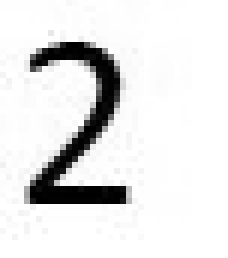
#> input picture assets/test3.JPG, 38 x 43 px, found by its file name (shown 6 times larger); its folder holds 5 pictures in this run
$ python main.py
#> lines starting #> are read from the running program, lines starting #| are printed output that depends on the picture; after the words box and inside, x2 and y2 are one past the last pixel; in counts of white or black regions, pixels touching at a corner belong together
### image.py
import numpy
import skimage.transform
from skimage import io
import matplotlib.pyplot as plt
import numpy as np

class Image:
    def __init__(self):
        """Initialisation d'une image composee d'un tableau numpy 2D vide
        (pixels) et de 2 dimensions (H = height et W = width) mises a 0
        """
        self.pixels = None
        self.H = 0
        self.W = 0


    def set_pixels(self, tab_pixels):
        """ Remplissage du tableau pixels de l'image self avec un tableau 2D (tab_pixels)
        et affectation des dimensions de l'image self avec les dimensions
        du tableau 2D (tab_pixels)
        """
        self.pixels = tab_pixels
        self.H, self.W = self.pixels.shape


    def load(self, file_name):
        """ Lecture d'un image a partir d'un fichier de nom "file_name"""
#> called with file_name = '../assets/test3.JPG'
        self.pixels = io.imread(file_name)
#> self.pixels is the input picture: shape (43, 38); min 0, max 255, mean 228.1
        self.H,self.W = self.pixels.shape
#> self.H = 43; self.W = 38
        print("lecture image : " + file_name + " (" + str(self.H) + "x" + str(self.W) + ")")
#| lecture image : ../assets/test3.JPG (43x38)


    def display(self, window_name):
        """Affichage a l'ecran d'une image"""
        fig = plt.figure(window_name)
        if (not (self.pixels is None)):
            io.imshow(self.pixels)
            io.show()
        else:
            print("L'image est vide. Rien à afficher")


    #==============================================================================
    # Methode de binarisation
    # 2 parametres :
    #   self : l'image a binariser
    #   S : le seuil de binarisation
    #   on retourne une nouvelle image binarisee
    #==============================================================================
    def binarisation(self, S):
#> called with S = 70
        tobin_array = np.copy(self.pixels) # on créée une copie du tableau de pixels

        mask = tobin_array < S  # on créée un masque identifiant les pixels inférieurs au seuil
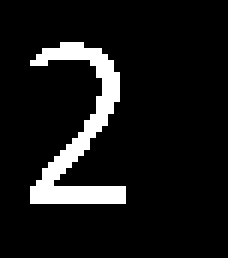
#> mask: shape (43, 38) bool (shown 6 times larger); 9.1% white in thin lines or dots, all inside (x1, y1, x2, y2) = (5, 7, 21, 34)
        np.putmask(tobin_array, mask, 0)  # on l'applique
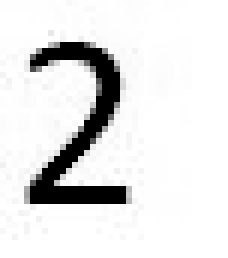
#> tobin_array: shape (43, 38) (shown 6 times larger); 8.51% of pixels changed, all inside (x1, y1, x2, y2) = (5, 7, 21, 34)
        mask = tobin_array >= S # même chose pour les pixels supérieurs ou égaux
        np.putmask(tobin_array, mask, 255)

        result = Image()
        result.set_pixels(tobin_array)
        return result


    #==============================================================================
    # Dans une image binaire contenant une forme noire sur un fond blanc
    # la methode 'localisation' permet de limiter l'image au rectangle englobant
    # la forme noire
    # 1 parametre :
    #   self : l'image binaire que l'on veut recadrer
    #   on retourne une nouvelle image recadree
    #==============================================================================
    def localisation(self):
        lmin = -1
        lmax = -1
        cmin = -1
        cmax = -1
        for y in range(len(self.pixels)): # on parcours les lignes de l'image unes à unes
            leftOffset = -1  # premier pixel noir rencontré sur la ligne
            rightOffset  = -1  # dernier pixel noir rencontré sur la ligne
            for x in range(len(self.pixels[y])):  # on  parcours les pixels de la ligne courante
                pixel = self.pixels[y][x]
                if leftOffset < 0 and pixel == 0:  # on trouve le premierr pixel noir de la ligne
                    leftOffset = x
                    rightOffset = x
                elif pixel == 0:  # on trouve un autre pixel noir qui devient pour l'instant le dernier de la ligne
                    rightOffset = x
            if leftOffset >= 0: # si on a trouvés au moins un pixel sur la ligne
                if lmin == -1: # si c'est la première ligne avec un pixel noir on set lmin
                    lmin = y
                lmax = y # la ligne courante est forcément lmax
                if leftOffset < cmin or cmin == -1:   # on sauvegarde le premier pixel rencontré si l'indice de sa colonne est inférieur au plus petit indice cmin
                    cmin = leftOffset
                if rightOffset > cmax:  # pareil pour cmax
                    cmax = rightOffset
#> this loop made 43 passes
#> (lmin, cmin, cmax) on pass 8: (7, 10, 13)
#> (cmin, cmax) on passes 9 to 11: (7, 16), (6, 17), (5, 18)
#> after the loop, cmax = 20; cmin = 5; lmin = 7

        result = Image()
        result.set_pixels(self.pixels[lmin:lmax+1, cmin:cmax+1])
#> call 3 of display, with window_name = 'Image localisee'
#> in display (call 3), `io.show()`:
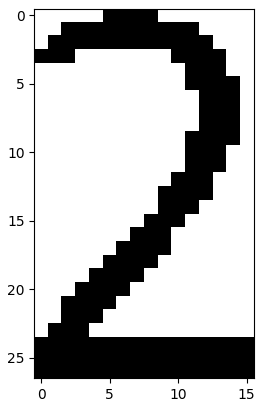
#> figure drawn by matplotlib, 1 panel
        return result

    #==============================================================================
    # Methode de redimensionnement d'image
    #==============================================================================
    def resize(self, new_H, new_W):
#> called with new_H = 100, new_W = 500
        result = skimage.transform.resize(np.copy(self.pixels), (new_H, new_W), 0)
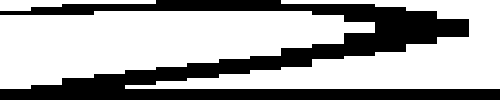
#> result: shape (100, 500); 65.7% white; 1 black region, box (x1, y1, x2, y2) and area: (0, 0, 500, 100) 17155
        resimg = Image()
        resimg.set_pixels(np.uint8(result*255))
        return resimg


    #==============================================================================
    # Methode de mesure de similitude entre l'image self et un modele im
    #==============================================================================
    def similitude(self, im):
        mask = self.pixels == im.pixels  # on utilise un masque sur les pixels identiques aux deux images
        return np.count_nonzero(mask) / (self.H * self.W) # on retourne le nombre de pixels identiques divisé par (H * W)

### reconnaissance.py
from image import Image

def lecture_modeles(chemin_dossier):
    fichiers= ['_0.png','_1.png','_2.png','_3.png','_4.png','_5.png','_6.png',
            '_7.png','_8.png','_9.png']
    liste_modeles = []
    for fichier in fichiers:
        model = Image()
        model.load(chemin_dossier + fichier)
        liste_modeles.append(model)
    return liste_modeles


# [16 lines left out: function reconnaissance_chiffre, not called in this run]

### main.py
'''
File: main.py
Created Date: Friday August 27th 2021 - 02:35pm
Author: Ammar Mian
Contact: ammar.mian@univ-smb.fr
-----
Last Modified: Mon Aug 30 2021
Modified By: Ammar Mian
-----
Copyright (c) 2021 Université Savoie Mont-Blanc
'''
import matplotlib.pyplot as plt
from image import Image
from reconnaissance import reconnaissance_chiffre, lecture_modeles


if __name__ == '__main__':

    # Variables utiles
    path_to_assets = '../assets/'
    plt.ion() # Mode interactif de matplotlib our ne pas bloquer l'éxécutions lorsque l'on fait display

    #==============================================================================
    # Lecture image et affichage
    #==============================================================================
    image = Image()
    image.load(path_to_assets + 'test3.JPG')
    image.display("Exemple d'image")

    #==============================================================================
    # Binarisation de l'image et affichage
    #==============================================================================
    S = 70
    image_binarisee = image.binarisation(S)
    image_binarisee.display("Image binarisee")

    #==============================================================================
    # Localisation de l'image et affichage
    #==============================================================================
    image_localisee = image_binarisee.localisation()
    image_localisee.display("Image localisee")

    #==============================================================================
    # Redimensionnement de l'image et affichage
    #==============================================================================
    image_resizee = image_localisee.resize(100, 500)
    image_resizee.display("Image redimensionee")

    #==============================================================================
    # Lecture modeles et reconnaissance
    #==============================================================================
#> (the run stopped early here; a loop or call above may not have finished)
